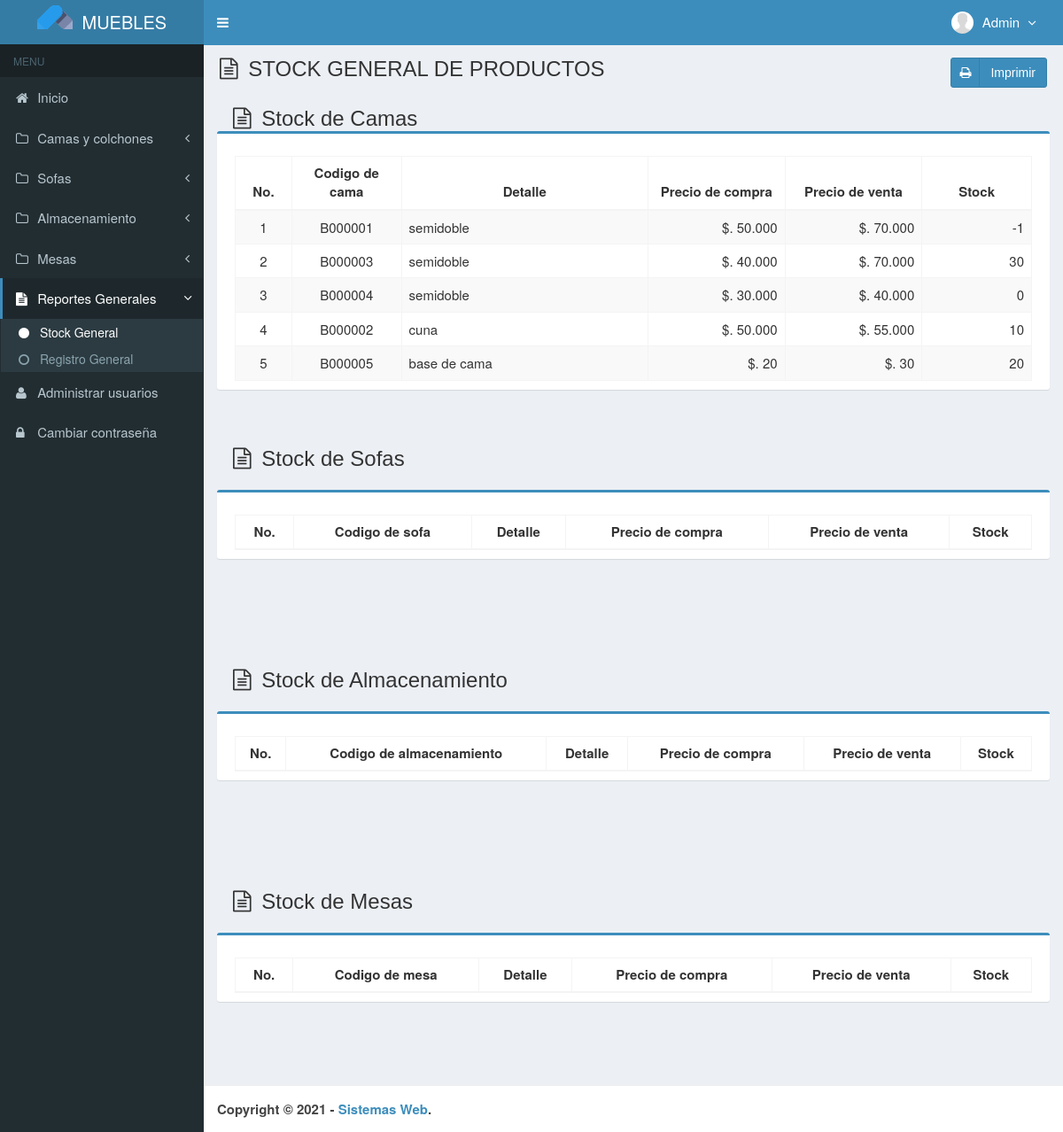
Screenshot of /main.php?module=general_stock_inventory (signed in) with the database file from the repository.
### tables this page shows
CREATE TABLE `usuarios` (
  `id_user` int(3) NOT NULL,
  `username` varchar(50) NOT NULL,
  `name_user` varchar(50) NOT NULL,
  `password` varchar(50) NOT NULL,
  `email` varchar(50) DEFAULT NULL,
  `telefono` varchar(13) DEFAULT NULL,
  `foto` varchar(100) DEFAULT NULL,
  `permisos_acceso` enum('Admin','Empleado') NOT NULL,
  `status` enum('activo','bloqueado') NOT NULL DEFAULT 'activo',
  `created_at` timestamp NOT NULL DEFAULT current_timestamp(),
  `updated_at` timestamp NOT NULL DEFAULT current_timestamp() ON UPDATE current_timestamp()
);

CREATE TABLE `camas` (
  `codigo_cama` varchar(7) NOT NULL,
  `tamaño` enum('sencilla','semidoble','doble','cuna','base de cama','colchon','protector de colchon','colchon infantil') NOT NULL,
  `precio_compra` int(11) NOT NULL,
  `precio_venta` int(11) NOT NULL,
  `stock` int(11) NOT NULL,
  `created_user` int(3) NOT NULL,
  `created_date` timestamp NOT NULL DEFAULT current_timestamp(),
  `updated_user` int(3) NOT NULL,
  `updated_date` timestamp NOT NULL DEFAULT current_timestamp() ON UPDATE current_timestamp()
);

### config/fungsi_rupiah.php (called while the page is built, shortened)
<?php
function format_rupiah($angka){
  $rupiah=number_format($angka,0,',','.');
  return $rupiah;
}
?>

### modules/general_stock_inventory/view.php (the view, shortened to what this page needs)
<section class="content-header">
  <h1>
    <i class="fa fa-file-text-o icon-title center"></i> STOCK GENERAL DE PRODUCTOS
    <a class="btn btn-primary btn-social pull-right" href="modules/general_stock_inventory/print.php" target="_blank">
      <i class="fa fa-print"></i> Imprimir
    </a>
  </h1>
</section>
<section class="content">
<section class="content-header">
  <h1>
    <i class="fa fa-file-text-o icon-title"></i> Stock de Camas
  </h1>
</section>
  <div class="row">
    <div class="col-md-12">
      <div class="box box-primary">
        <div class="box-body">
          <table id="dataTables" class="table table-bordered table-striped table-hover">
            <thead>
              <tr>
                <th class="center">No.</th>
                <th class="center">Codigo de cama</th>
                <th class="center">Detalle</th>
                <th class="center">Precio de compra</th>
                <th class="center">Precio de venta</th>
                <th class="center">Stock</th>
              </tr>
            </thead>
            <tbody>
            <?php
            $no = 1;
            $query = mysqli_query($mysqli, "SELECT codigo_cama,tamaño,precio_compra,precio_venta,stock FROM camas ORDER BY tamaño ASC")
                                            or die('Error: '.mysqli_error($mysqli));
            while ($data = mysqli_fetch_assoc($query)) {
              $precio_compra = format_rupiah($data['precio_compra']);
              $precio_venta = format_rupiah($data['precio_venta']);
              echo "<tr>
                      <td width='30' class='center'>$no</td>
                      <td width='80' class='center'>$data[codigo_cama]</td>
                      <td width='180'>$data[tamaño]</td>
                      <td width='100' align='right'>$. $precio_compra</td>
                      <td width='100' align='right'>$. $precio_venta</td>
                      <td width='80' align='right'>$data[stock]</td>
                    </tr>";
              $no++;
            }
            ?>
            </tbody>
          </table>
        </div>
      </div>
    </div>
  </div>
</section>
<section class="content">
  <section class="content-header">
    <h1>
      <i class="fa fa-file-text-o icon-title"></i> Stock de Sofas
    </h1>
  </section>
  <br>
  <div class="row">
    <div class="col-md-12">
      <div class="box box-primary">
        <div class="box-body">
          <table id="dataTables" class="table table-bordered table-striped table-hover">
            <thead>
              <tr>
                <th class="center">No.</th>
                <th class="center">Codigo de sofa</th>
                <th class="center">Detalle</th>
                <th class="center">Precio de compra</th>
                <th class="center">Precio de venta</th>
                <th class="center">Stock</th>
              </tr>
            </thead>
          </table>
        </div>
      </div>
    </div>
  </div>
</section>
<section class="content">
  <section class="content-header">
    <h1>
      <i class="fa fa-file-text-o icon-title"></i> Stock de Almacenamiento
    </h1>
  </section>
  <br>
  <div class="row">
    <div class="col-md-12">
      <div class="box box-primary">
        <div class="box-body">
          <table id="dataTables" class="table table-bordered table-striped table-hover">
            <thead>
              <tr>
                <th class="center">No.</th>
                <th class="center">Codigo de almacenamiento</th>
                <th class="center">Detalle</th>
                <th class="center">Precio de compra</th>
                <th class="center">Precio de venta</th>
                <th class="center">Stock</th>
              </tr>
            </thead>
          </table>
        </div>
      </div>
    </div>
  </div>
</section>
<section class="content">
  <section class="content-header">
    <h1>
      <i class="fa fa-file-text-o icon-title"></i> Stock de Mesas
    </h1>
  </section>
  <br>
  <div class="row">
    <div class="col-md-12">
      <div class="box box-primary">
        <div class="box-body">
          <table id="dataTables" class="table table-bordered table-striped table-hover">
            <thead>
              <tr>
                <th class="center">No.</th>
                <th class="center">Codigo de mesa</th>
                <th class="center">Detalle</th>
                <th class="center">Precio de compra</th>
                <th class="center">Precio de venta</th>
                <th class="center">Stock</th>
              </tr>
            </thead>
          </table>
        </div>
      </div>
    </div>
  </div>
</section><!-- /.content

### top-menu.php (shortened to what this page needs)
<?php
require_once "config/database.php";
$query = mysqli_query($mysqli, "SELECT id_user, name_user, foto, permisos_acceso FROM usuarios WHERE id_user='$_SESSION[id_user]'")
                                or die('error: '.mysqli_error($mysqli));
$data = mysqli_fetch_assoc($query);
?>
<li class="dropdown user user-menu">
  <a href="#" class="dropdown-toggle" data-toggle="dropdown">
  <?php
  if ($data['foto']=="") { ?>
    <img src="images/user/user-default.png" class="user-image" alt="User Image"/>
  <?php
  }
  else { ?>
    <img src="images/user/<?php echo $data['foto']; ?>" class="user-image" alt="User Image"/>
  <?php
  }
  ?>
    <span class="hidden-xs"><?php echo $data['name_user']; ?> <i style="margin-left:5px" class="fa fa-angle-down"></i></span>
  </a>
</li>

### assets/css/style.css (style rules this page uses)
.btn-social *:first-child { border-right: 1px solid rgba(0, 0, 0, 0.1); bottom: 0; font-size: 1em !important; left: 0; line-height: 32px !important; position: absolute; text-align: center; top: 0; width: 32px !important; }
.content-header { padding: 15px 18px 0; position: relative; }
.center { text-align: center; }
.icon-title { margin-right: 5px; }
body { background-color: #fff; color: #333; font-size: 15px; line-height: 1.42857; }

### rows the page displays
usuarios: foto (placeholder picture), name_user "Admin"
camas: codigo_cama "B000001", tamaño "semidoble", precio_compra "50.000", precio_venta "70.000", stock "-1"
camas: codigo_cama "B000003", tamaño "semidoble", precio_compra "40.000", precio_venta "70.000", stock "30"
camas: codigo_cama "B000004", tamaño "semidoble", precio_compra "30.000", precio_venta "40.000", stock "0"
camas: codigo_cama "B000002", tamaño "cuna", precio_compra "50.000", precio_venta "55.000", stock "10"
camas: codigo_cama "B000005", tamaño "base de cama", precio_compra "20", precio_venta "30", stock "20"
